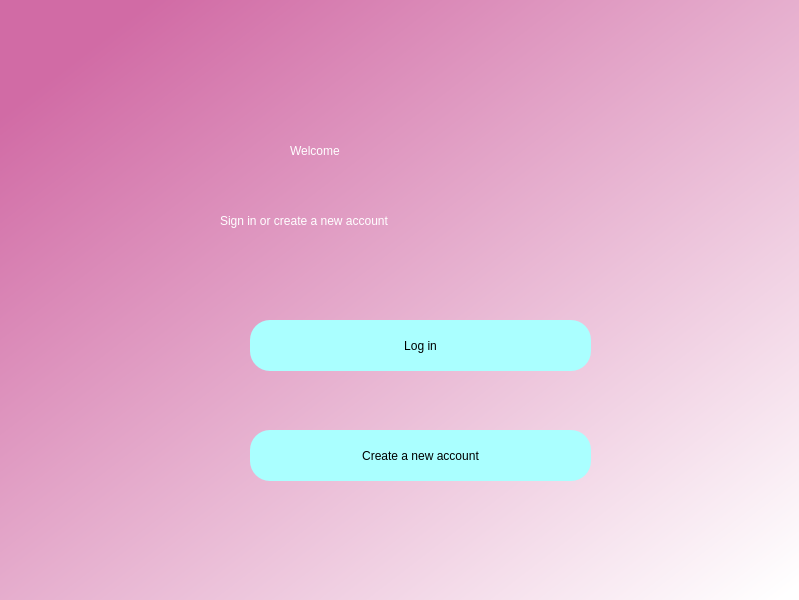
<?xml version="1.0" encoding="UTF-8"?>
<ui version="4.0">
 <class>Dialog</class>
 <widget class="QDialog" name="Dialog">
  <property name="geometry">
   <rect>
    <x>0</x>
    <y>0</y>
    <width>799</width>
    <height>600</height>
   </rect>
  </property>
  <property name="windowTitle">
   <string>Dialog</string>
  </property>
  <widget class="QWidget" name="bgwidget" native="true">
   <property name="geometry">
    <rect>
     <x>0</x>
     <y>0</y>
     <width>801</width>
     <height>601</height>
    </rect>
   </property>
   <property name="styleSheet">
    <string notr="true">QWidget#bgwidget{
background-color:qlineargradient(spread:pad, x1:0.091, y1:0.101636, x2:0.991379, y2:0.977, stop:0 rgba(209, 107, 165, 255), stop:1 rgba(255, 255, 255, 255));}</string>
   </property>
   <widget class="QLabel" name="label">
    <property name="geometry">
     <rect>
      <x>290</x>
      <y>120</y>
      <width>251</width>
      <height>61</height>
     </rect>
    </property>
    <property name="styleSheet">
     <string notr="true">font: 36pt &quot;MS Shell Dlg 2&quot;; color:rgb(255, 255, 255)</string>
    </property>
    <property name="text">
     <string>Welcome</string>
    </property>
   </widget>
   <widget class="QLabel" name="label_2">
    <property name="geometry">
     <rect>
      <x>220</x>
      <y>200</y>
      <width>391</width>
      <height>41</height>
     </rect>
    </property>
    <property name="styleSheet">
     <string notr="true">font: 16pt &quot;MS Shell Dlg 2&quot;;color:rgb(255, 255, 255)</string>
    </property>
    <property name="text">
     <string>Sign in or create a new account</string>
    </property>
   </widget>
   <widget class="QPushButton" name="pushButton">
    <property name="geometry">
     <rect>
      <x>250</x>
      <y>320</y>
      <width>341</width>
      <height>51</height>
     </rect>
    </property>
    <property name="styleSheet">
     <string notr="true">border-radius:20px;
background-color: rgb(170, 255, 255);
font: 14pt &quot;MS Shell Dlg 2&quot;;</string>
    </property>
    <property name="text">
     <string>Log in</string>
    </property>
   </widget>
   <widget class="QPushButton" name="create">
    <property name="geometry">
     <rect>
      <x>250</x>
      <y>430</y>
      <width>341</width>
      <height>51</height>
     </rect>
    </property>
    <property name="styleSheet">
     <string notr="true">border-radius:20px;
background-color: rgb(170, 255, 255);
font: 14pt &quot;MS Shell Dlg 2&quot;;</string>
    </property>
    <property name="text">
     <string>Create a new account</string>
    </property>
   </widget>
  </widget>
 </widget>
 <resources/>
 <connections/>
</ui>
